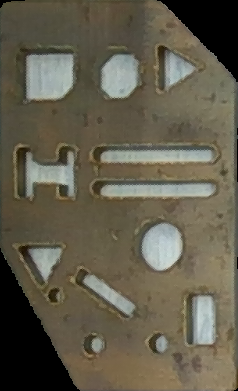
#> input picture data/dummy/part_1/part_1.png, 238 x 391 px
$ python -i main_janina.py   (imports and definitions only)
#> lines starting #> are read from the running program, lines starting #| are printed output that depends on the picture; after the words box and inside, x2 and y2 are one past the last pixel; in counts of white or black regions, pixels touching at a corner belong together
### solution/visualizer.py
import matplotlib.pyplot as plt
import numpy as np
from PIL import Image, ImageDraw


# [46 lines left out: function overlay_png_on_png, not called in this run]


def visualize_matrix(matrix: np.ndarray, path: str):
    """
    Visualizes a matrix as a grayscale image.

    :param matrix: Input matrix to visualize.
    :param path: Path to save the visualization.
    """
    # Visualize the matrix as a grayscale image
    plt.imshow(matrix, cmap="gray")
    plt.savefig(path)
    plt.close()


# [47 lines left out: function visualize_gripper_on_mask, not called in this run]

### solution/main_janina.py
from pathlib import Path
from argparse import ArgumentParser

from rich.progress import track
import pandas as pd

import cv2
import numpy as np
from scipy.optimize import minimize
import cairosvg
from visualizer import overlay_png_on_png, visualize_matrix
import math

i = 0


def generate_clean_mask(image_path):
    # Read the input image
#> called with image_path = '../data/dummy/part_1/part_1.png'
    image_unchanged = cv2.imread(image_path, cv2.IMREAD_UNCHANGED)
#> image_unchanged is the input picture: shape (391, 238, 4); mean B, G, R, A 77, 93.7, 99, 230.9
    b, g, r, a = cv2.split(image_unchanged)
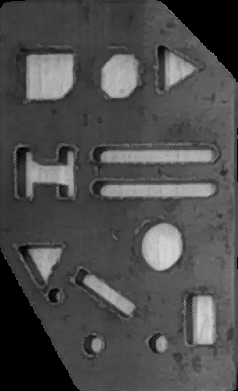
#> b: shape (391, 238); min 0, max 217, mean 77
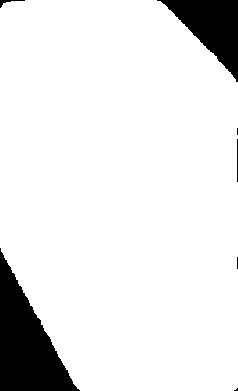
#> a: shape (391, 238); 90.5% white; 7 black regions (3 under 20 px), largest, box (x1, y1, x2, y2) and area: (0, 248, 80, 391) 5555, (157, 0, 238, 82) 3121, (0, 0, 25, 8) 53, (237, 139, 238, 182) 43

    image = cv2.imread(image_path, cv2.IMREAD_GRAYSCALE)
#> image: shape (391, 238); min 0, max 214, mean 92.9
    image[a == 0] = 255
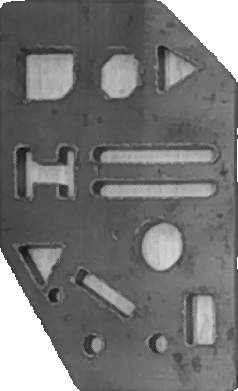
#> image: shape (391, 238); min 15, max 255, mean 117

    smoothed_image = cv2.GaussianBlur(image, (5, 5), 5)
    visualize_matrix(smoothed_image, "solution/visualization/1_smoothed_image.png")

    # Threshold to create an initial binary mask
    _, binary_mask = cv2.threshold(smoothed_image, 127, 255, cv2.THRESH_BINARY)
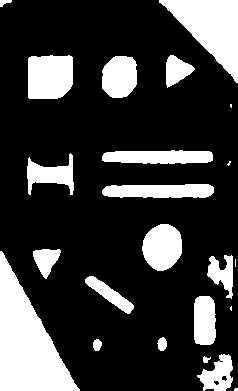
#> binary_mask: shape (391, 238); 23.2% white; 23 white regions (5 under 20 px), largest, box (x1, y1, x2, y2) and area: (0, 251, 80, 391) 5707, (159, 0, 238, 83) 3301, (28, 55, 73, 99) 1845

    visualize_matrix(binary_mask, "solution/visualization/2_binary_mask.png")

    # Remove small noise and dust
    num_labels, labels, stats, _ = cv2.connectedComponentsWithStats(binary_mask, connectivity=8)
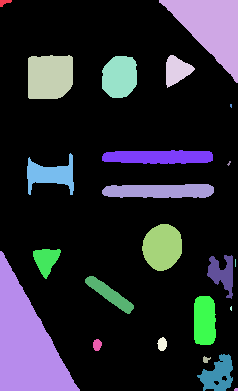
#> labels: shape (391, 238) int32; 24 distinct labels, from 0 to 23; one colour per label, 0 black
#> num_labels = 24; stats = 24 rows, first 6: [0, 0, 238, 391, 71443], [0, 0, 12, 7, 51], [159, 0, 79, 83, 3301], [28, 55, 45, 44, 1845], [166, 55, 29, 33, 569], [102, 56, 35, 42, 1235]
    min_area = 10  # Adjust as needed
    cleaned_mask = np.zeros_like(binary_mask)
    print("num_lables:", num_labels)
#| num_lables: 24
    visualize_matrix(labels, "solution/visualization/3_labels.png")


    for i in range(1, num_labels):  # Skip the background
        if stats[i, cv2.CC_STAT_AREA] >= min_area:
            cleaned_mask[labels == i] = 255

    visualize_matrix(cleaned_mask, "solution/visualization/4_cleand_mask.png")

    # Edge detection and contour filling for borders
    edges = cv2.Canny(cleaned_mask, threshold1=50, threshold2=150)
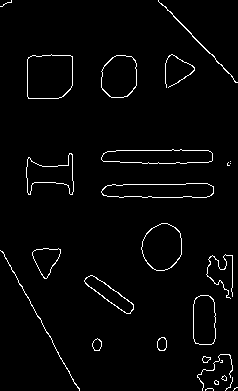
#> edges: shape (391, 238); 2.5% white in thin lines or dots
    visualize_matrix(edges, "solution/visualization/edges.png")
    contours, _ = cv2.findContours(edges, cv2.RETR_EXTERNAL, cv2.CHAIN_APPROX_SIMPLE)
#> contours = 27 contours, 13 with area under 20; largest, box (x1, y1, x2, y2) and area: (27, 54, 73, 99) 1851, (141, 223, 182, 271) 1460, (101, 183, 214, 198) 1372, (101, 149, 213, 164) 1316, (101, 55, 137, 98) 1244
    print("contours:", contours)
#> (printed output is left out)
    # visualize_matrix(contours, "solution/visualization/contours.png")

    final_mask = np.zeros_like(cleaned_mask)
    cv2.drawContours(final_mask, contours, -1, (255), thickness=cv2.FILLED)
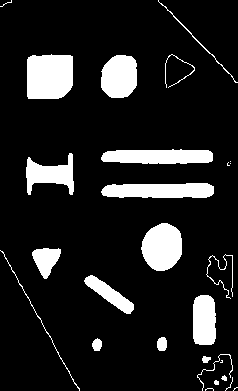
#> final_mask: shape (391, 238); 13% white; 27 white regions (8 under 20 px), largest, box (x1, y1, x2, y2) and area: (27, 54, 73, 99) 1932, (141, 223, 182, 271) 1523, (101, 183, 214, 198) 1490

    visualize_matrix(final_mask, "solution/visualization/5_final_mask.png")

    return final_mask

# [143 lines left out: functions load_and_preprocess_part, load_gripper_from_svg, gripper_collision_check, objective_function, find_best_gripper_position, compute_amazing_solution and 1 more, not called in this run]


# [2 lines not run here, left out]

>>> result = generate_clean_mask('../data/dummy/part_1/part_1.png')
